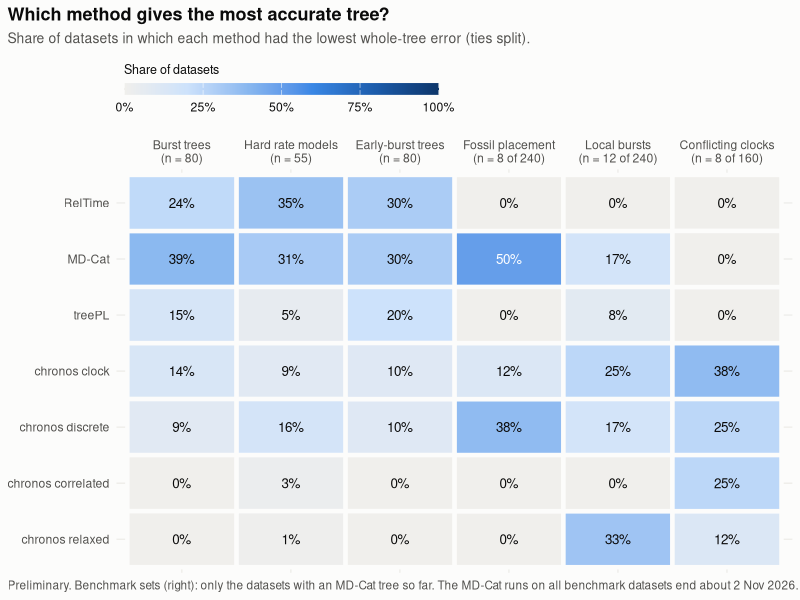
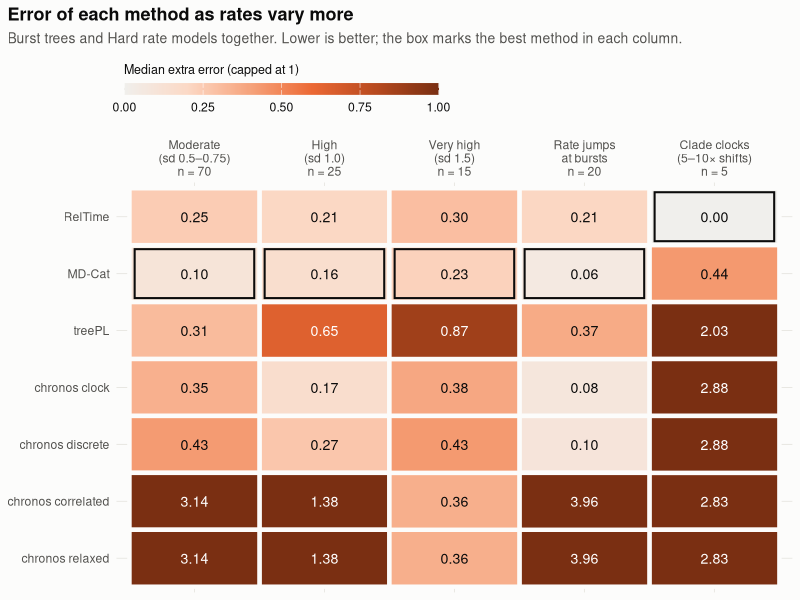
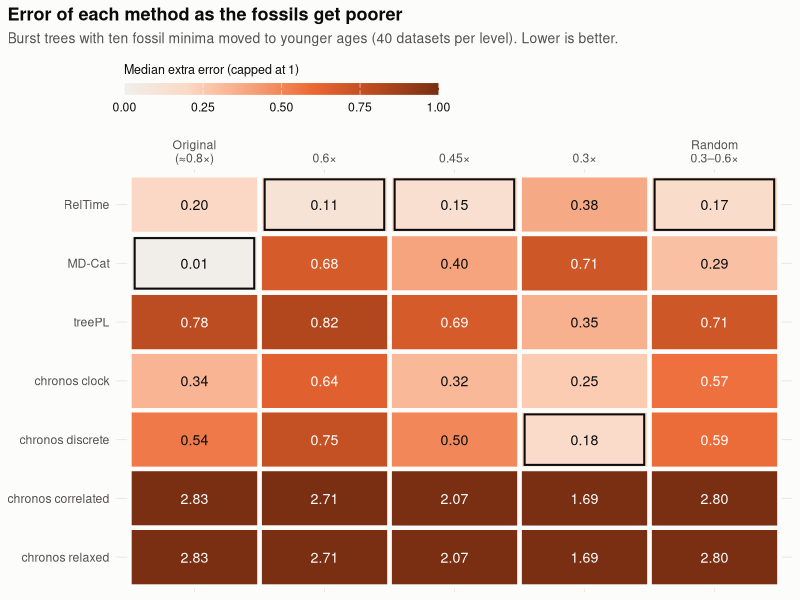
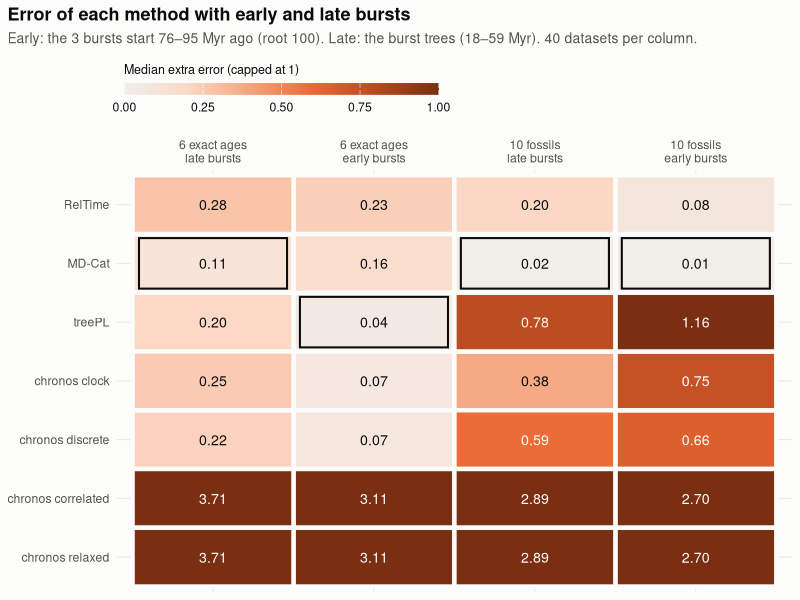

Recreate these plots in R, in order.
## Figures for the README. Run from the repository root:
##   Rscript scripts/make_report_figures.R
## Reads results/summary/ (from scripts/report_tables.R) and writes figures/fig1..fig4 (PNG).

suppressPackageStartupMessages({
  library(ggplot2)
  library(patchwork)
})

dir.create("figures", showWarnings = FALSE)

## ---- Names users see -------------------------------------------------------
set_names <- c("sim main" = "Burst trees",
               "sim het"  = "Hard rate models",
               "sim early burst" = "Early-burst trees",
               "Codex F"      = "Fossil placement",
               "Codex G"      = "Local bursts",
               "Codex H"      = "Conflicting clocks")
method_names <- c(RelTime = "RelTime", "MD-Cat" = "MD-Cat", treePL = "treePL",
                  chronos_clock = "chronos clock", chronos_discrete = "chronos discrete",
                  chronos_correlated = "chronos correlated", chronos_relaxed = "chronos relaxed")

## ---- Look --------------------------------------------------------------------
surface <- "#fcfcfb"; ink <- "#0b0b0b"; ink2 <- "#52514e"; grid_col <- "#e6e5e0"
blue_ramp   <- c("#f0efec", "#cde2fb", "#86b6ef", "#3987e5", "#1c5cab", "#0d366b")
orange_ramp <- c("#f0efec", "#fbd9c6", "#f5a37c", "#eb6834", "#b84a1f", "#7a2f12")

theme_report <- function() {
  theme_minimal(base_size = 11) +
    theme(plot.background = element_rect(fill = surface, colour = NA),
          panel.background = element_rect(fill = surface, colour = NA),
          panel.grid.major = element_line(colour = grid_col, linewidth = 0.3),
          panel.grid.minor = element_blank(),
          text = element_text(colour = ink),
          axis.text = element_text(colour = ink2),
          plot.title = element_text(face = "bold", size = 13),
          plot.subtitle = element_text(colour = ink2, size = 10),
          plot.caption = element_text(colour = ink2, size = 8.5, hjust = 0),
          plot.title.position = "plot", plot.caption.position = "plot",
          strip.text = element_text(face = "bold", hjust = 0),
          legend.position = "top", legend.justification = "left",
          legend.title = element_blank())
}
save_fig <- function(p, file, w, h) {
  ggsave(file.path("figures", file), p, width = w, height = h, dpi = 200, bg = surface)
}
set_levels <- unname(set_names)

## ---- Figure 1: which method is most accurate, per set ------------------------
## Datasets where every method has a tree (results/summary/by_set.csv)
bs <- read.csv("results/summary/by_set.csv", stringsAsFactors = FALSE, check.names = FALSE)
bs <- bs[bs$scope == "every method" & bs$group %in% names(set_names), ]
n_all <- c("sim main" = 80, "sim het" = 55, "sim early burst" = 80, "Codex F" = 240, "Codex G" = 240, "Codex H" = 160)
share <- data.frame(set = bs$group, method = factor(method_names[bs$method], levels = rev(method_names)),
                    share = bs$share, n = bs$n_datasets)
share$set_lab <- ifelse(share$n < n_all[share$set],
                        sprintf("%s\n(n = %d of %d)", set_names[share$set], share$n, n_all[share$set]),
                        sprintf("%s\n(n = %d)", set_names[share$set], share$n))
share$set_lab <- factor(share$set_lab, levels = unique(share$set_lab[order(match(share$set, names(set_names)))]))
share$label <- sprintf("%.0f%%", 100 * share$share)

p1 <- ggplot(share, aes(set_lab, method, fill = share)) +
  geom_tile(colour = surface, linewidth = 1.5) +
  geom_text(aes(label = label, colour = ifelse(share > 0.45, "light", "dark")), size = 3.4) +
  scale_colour_manual(values = c(light = "#ffffff", dark = ink), guide = "none") +
  scale_fill_gradientn(colours = blue_ramp, limits = c(0, 1),
                       labels = scales::percent, name = "Share of datasets",
                       guide = guide_colourbar(title.position = "top")) +
  scale_x_discrete(position = "top") +
  labs(title = "Which method gives the most accurate tree?",
       subtitle = "Share of datasets in which each method had the lowest whole-tree error (ties split).",
       caption = paste("Preliminary. Benchmark sets (right): only the datasets with an MD-Cat tree so far.",
                       "The MD-Cat runs on all benchmark datasets end about 2 Nov 2026."),
       x = NULL, y = NULL) +
  theme_report() + theme(panel.grid = element_blank(), legend.title = element_text(size = 9),
                         legend.key.width = unit(1.6, "cm"), legend.key.height = unit(0.3, "cm"))
save_fig(p1, "fig1_most_accurate_method.png", 9.6, 4.8)

## ---- Heat map of median extra error (methods x conditions) ----------------
## The box marks the lowest error in each column.
heat <- function(df, title, subtitle) {
  df$best <- ave(df$extra, df$col, FUN = function(v) v == min(v, na.rm = TRUE))
  ggplot(df, aes(col, who, fill = pmin(extra, 1))) +
    geom_tile(colour = surface, linewidth = 1.5) +
    geom_tile(data = df[df$best == 1, ], fill = NA, colour = ink, linewidth = 0.7, width = 0.92, height = 0.86) +
    geom_text(aes(label = sprintf("%.2f", extra), colour = ifelse(extra > 0.55, "light", "dark")), size = 3.6) +
    scale_colour_manual(values = c(light = "#ffffff", dark = ink), guide = "none") +
    scale_fill_gradientn(colours = orange_ramp, limits = c(0, 1), name = "Median extra error (capped at 1)",
                         guide = guide_colourbar(title.position = "top")) +
    scale_x_discrete(position = "top") +
    labs(title = title, subtitle = subtitle, x = NULL, y = NULL) +
    theme_report() + theme(panel.grid = element_blank(), legend.title = element_text(size = 9),
                           legend.key.width = unit(1.6, "cm"), legend.key.height = unit(0.3, "cm"))
}
heat_methods <- unname(method_names[c("RelTime", "MD-Cat", "treePL", "chronos_clock", "chronos_discrete",
                                      "chronos_correlated", "chronos_relaxed")])

## ---- Figure 2: methods across rate-variation levels -------------------------
## Burst trees + hard rate models pooled by level (results/summary/rate_levels.csv)
rl <- read.csv("results/summary/rate_levels.csv", stringsAsFactors = FALSE)
lv2 <- c("moderate" = "Moderate\n(sd 0.5–0.75)", "high" = "High\n(sd 1.0)", "very high" = "Very high\n(sd 1.5)",
         "rate jumps" = "Rate jumps\nat bursts", "clade clocks" = "Clade clocks\n(5–10× shifts)")
rl$col <- sprintf("%s\nn = %d", lv2[rl$group], rl$n_datasets)
rl <- data.frame(col = factor(rl$col, levels = unique(rl$col[order(match(rl$group, names(lv2)))])),
                 who = factor(method_names[rl$method], levels = rev(heat_methods)), extra = rl$median_extra)
p5 <- heat(rl, "Error of each method as rates vary more",
           "Burst trees and Hard rate models together. Lower is better; the box marks the best method in each column.")
save_fig(p5, "fig2_rate_variation.png", 8.4, 4.6)

## ---- Figure 3: poor fossil minima (burst trees, 10 fossils) ----------------
pf <- read.csv("results/summary/poor_fossils.csv", stringsAsFactors = FALSE)
lv <- c("sim main refit" = "Original\n(≈0.8×)", "sim main min 0.60" = "0.6×", "sim main min 0.45" = "0.45×",
        "sim main min 0.30" = "0.3×", "sim main min 0.3-0.6" = "Random\n0.3–0.6×")
pf <- pf[pf$group %in% names(lv), ]
pf <- data.frame(col = factor(lv[pf$group], levels = lv), who = method_names[pf$method], extra = pf$median_extra)
pf$who <- factor(pf$who, levels = rev(heat_methods))
p3 <- heat(pf, "Error of each method as the fossils get poorer",
           "Burst trees with ten fossil minima moved to younger ages (40 datasets per level). Lower is better.")
save_fig(p3, "fig3_poor_fossils.png", 8.4, 4.6)

## ---- Figure 4: early bursts against late bursts ----------------------------
eb <- read.csv("results/summary/early_bursts.csv", stringsAsFactors = FALSE)
eb <- eb[eb$measure == "whole", ]
cols <- c("late sparse6" = "6 exact ages\nlate bursts", "early sparse6" = "6 exact ages\nearly bursts",
          "late fossil10" = "10 fossils\nlate bursts", "early fossil10" = "10 fossils\nearly bursts")
eb <- eb[eb$group %in% names(cols), ]
eb <- data.frame(col = factor(cols[eb$group], levels = cols), who = method_names[eb$method], extra = eb$median_extra)
eb$who <- factor(eb$who, levels = rev(heat_methods))
p4 <- heat(eb, "Error of each method with early and late bursts",
           "Early: the 3 bursts start 76–95 Myr ago (root 100). Late: the burst trees (18–59 Myr). 40 datasets per column.")
save_fig(p4, "fig4_early_bursts.png", 8.4, 4.6)

cat("figures written to figures/\n")
